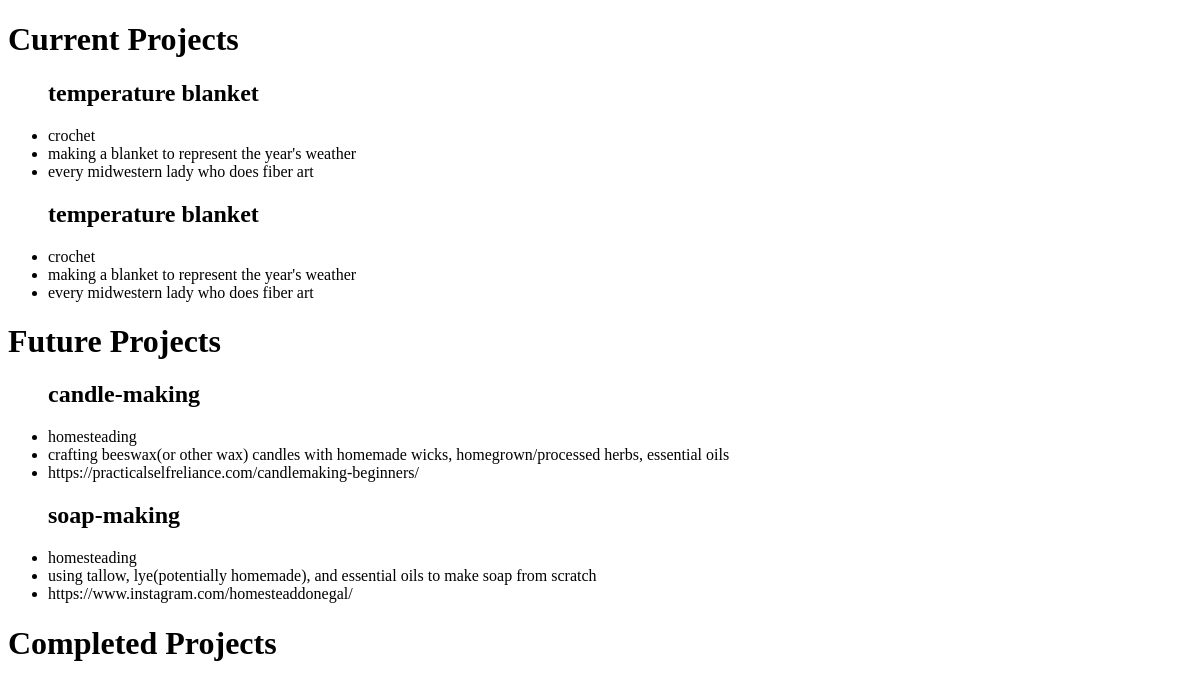
Before: /projects_page/ with the older database file.
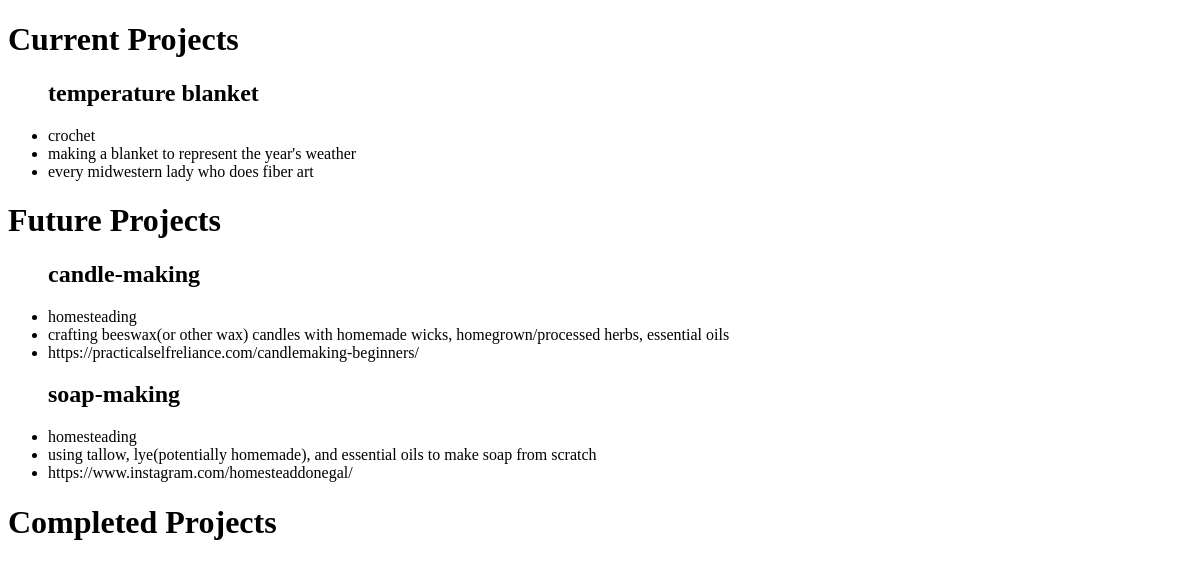
After: the same page with the newer database file.
### python/project_model.py (models this page shows)
class Project(Base):
    __tablename__ = 'projects'
    id = Column(Integer, primary_key=True, index=True)
    name = Column(String, index=True)
    category = Column(String, index=True)
    description = Column(String, index=True)
    inspiration = Column(String, index=True)
    completion_status = Column(String, index=True)

### python/main.py (the view)
@app.get("/projects_page/", response_class=HTMLResponse)
def get_all_projects(request: Request, db: Session = Depends(get_db)):
    projects = crud.get_all_projects(db)
    return TEMPLATES.TemplateResponse("index.html", {"request": request, "projects": projects})

### python/templates/index.html (shortened to what this page needs)
<!DOCTYPE html>
<html lang="en">
    <head>
    </head>
    <body>
        <h1>Current Projects</h1>
        <ul>
        {% for project in projects %}
            {%if project.completion_status == 'in-progress' %}
          <h2>{{ project.name}}</h2>
          <li>
            {{project.category}}
          </li>
          <li>
            {{project.description}}
          </li>
          <li>
            {{project.inspiration}}
          </li>
          {% endif %}
        {% endfor %}
        </ul>
        <h1>Future Projects</h1>
        <ul>
          {% for project in projects %}
            {% if project.completion_status == 'future' %}
            <h2>{{ project.name}}</h2>
            <li>
              {{project.category}}
            </li>
            <li>
              {{project.description}}
            </li>
            <li>
              {{project.inspiration}}
            </li>
            {% endif %}
        {% endfor %}
        </ul>
        <h1>Completed Projects</h1>
    </body>
</html>

Changed rows visible on the page:
removed Project: name "temperature blanket", category "crochet", description "making a blanket to represent the year's weather", inspiration "every midwestern lady who does fiber art", shown under "Current Projects"
